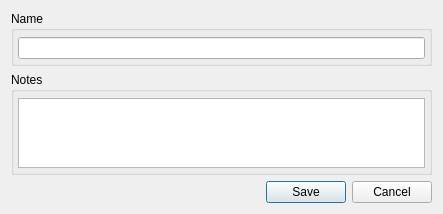
<?xml version="1.0" encoding="UTF-8"?>
<ui version="4.0">
 <class>RouteMapDialogBase</class>
 <widget class="QDialog" name="RouteMapDialogBase">
  <property name="geometry">
   <rect>
    <x>0</x>
    <y>0</y>
    <width>443</width>
    <height>200</height>
   </rect>
  </property>
  <property name="windowTitle">
   <string>OOMidi: Route Connector</string>
  </property>
  <layout class="QVBoxLayout" name="verticalLayout">
   <item>
    <widget class="QGroupBox" name="nameBox">
     <property name="title">
      <string>Name</string>
     </property>
     <layout class="QVBoxLayout" name="verticalLayout_3">
      <property name="spacing">
       <number>0</number>
      </property>
      <property name="leftMargin">
       <number>4</number>
      </property>
      <property name="topMargin">
       <number>6</number>
      </property>
      <property name="rightMargin">
       <number>4</number>
      </property>
      <property name="bottomMargin">
       <number>4</number>
      </property>
      <item>
       <widget class="QLineEdit" name="txtName"/>
      </item>
     </layout>
    </widget>
   </item>
   <item>
    <widget class="QGroupBox" name="notesBox">
     <property name="title">
      <string>Notes</string>
     </property>
     <layout class="QVBoxLayout" name="verticalLayout_2">
      <property name="spacing">
       <number>0</number>
      </property>
      <property name="leftMargin">
       <number>4</number>
      </property>
      <property name="topMargin">
       <number>6</number>
      </property>
      <property name="rightMargin">
       <number>4</number>
      </property>
      <property name="bottomMargin">
       <number>4</number>
      </property>
      <item>
       <widget class="QTextEdit" name="txtNotes">
        <property name="acceptRichText">
         <bool>false</bool>
        </property>
       </widget>
      </item>
     </layout>
    </widget>
   </item>
   <item>
    <layout class="QHBoxLayout" name="horizontalLayout">
     <property name="topMargin">
      <number>0</number>
     </property>
     <item>
      <spacer name="horizontalSpacer">
       <property name="orientation">
        <enum>Qt::Horizontal</enum>
       </property>
       <property name="sizeHint" stdset="0">
        <size>
         <width>40</width>
         <height>20</height>
        </size>
       </property>
      </spacer>
     </item>
     <item>
      <widget class="QPushButton" name="btnSave">
       <property name="text">
        <string>Save</string>
       </property>
      </widget>
     </item>
     <item>
      <widget class="QPushButton" name="btnCancel">
       <property name="text">
        <string>Cancel</string>
       </property>
      </widget>
     </item>
    </layout>
   </item>
  </layout>
 </widget>
 <resources/>
 <connections/>
</ui>
